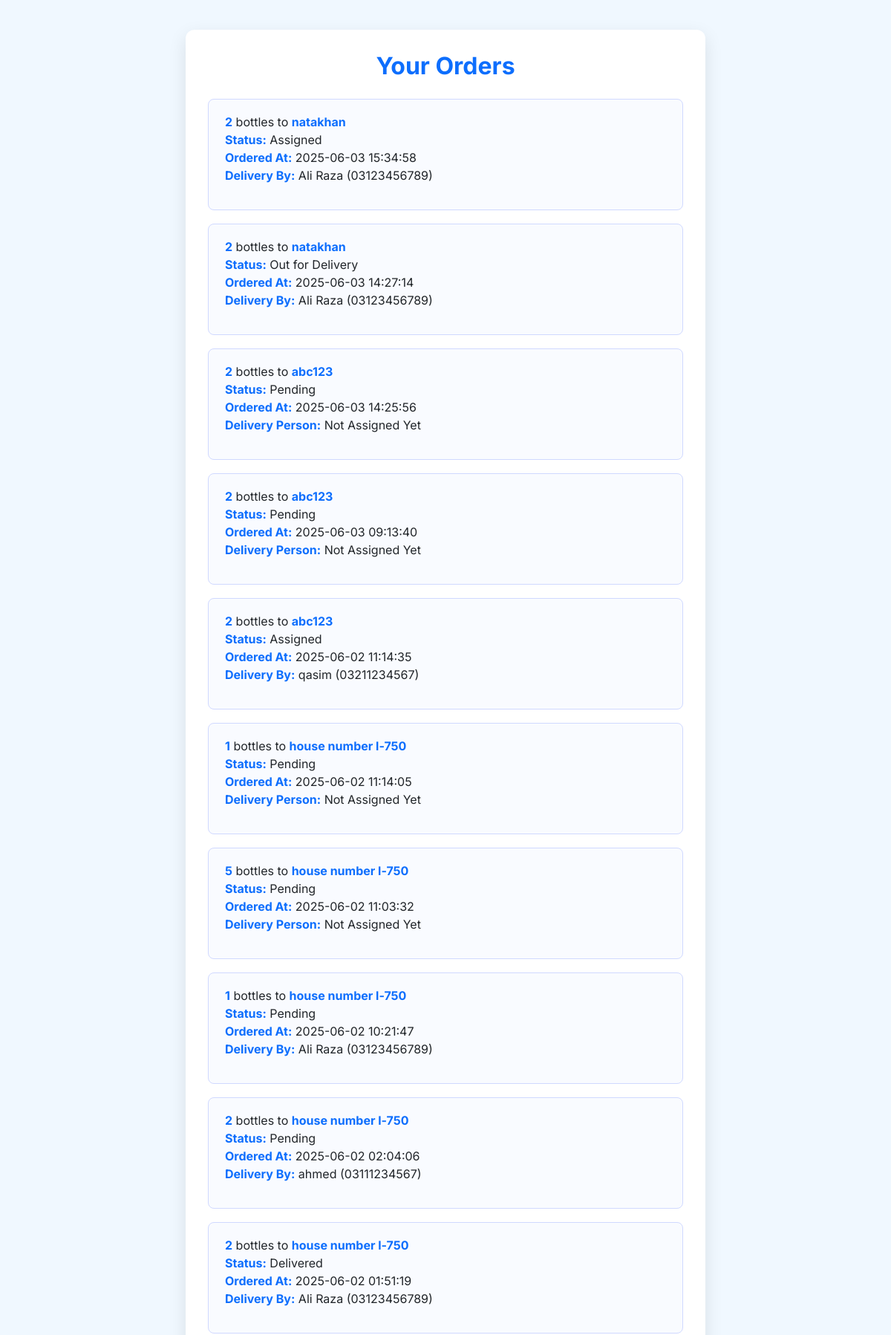
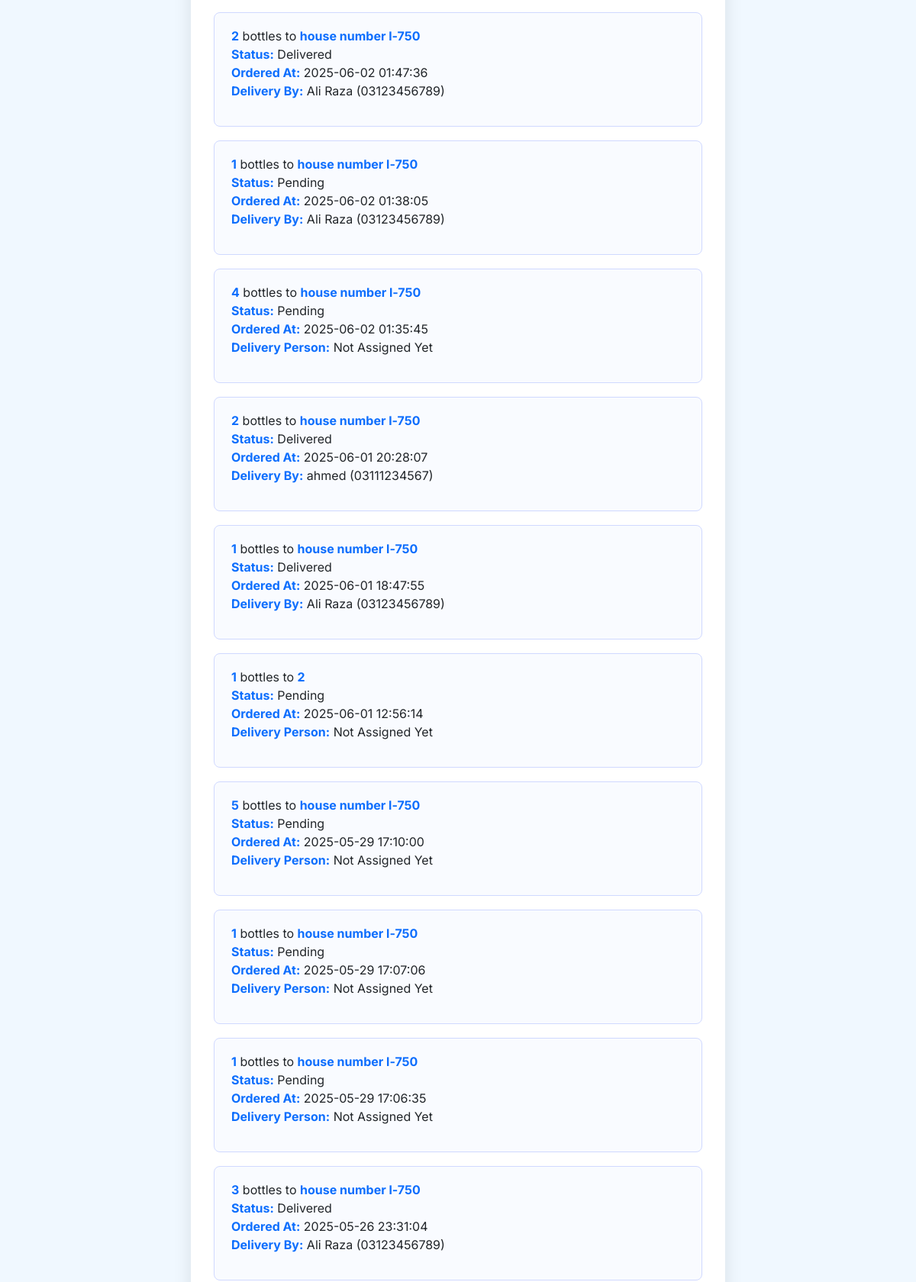
/orders/orders/my (signed in, upper part), run on the app's committed database (2 pictures, top to bottom).
### tables this page shows
CREATE TABLE orders (
            id INTEGER PRIMARY KEY AUTOINCREMENT,
            user_id INTEGER,
            bottle_qty INTEGER,
            delivery_address TEXT,
            status TEXT DEFAULT 'Pending', bottle_type TEXT, created_at TEXT, delivery_person_id INTEGER, payment_mode TEXT, payment_status TEXT DEFAULT 'Pending',
            FOREIGN KEY(user_id) REFERENCES users(id)
        );

CREATE TABLE delivery_persons (
            id INTEGER PRIMARY KEY AUTOINCREMENT,
            name TEXT NOT NULL,
            phone TEXT NOT NULL
        , password TEXT, username TEXT);

### routes/order_routes.py (the view)
@order_bp.route('/orders/my')
def my_orders():
    if 'user_id' not in session:
        flash('Please login first.', 'error')
        return redirect('/customer/login')
    conn = get_db_connection()
    orders = get_orders_by_user(conn, session['user_id'])
    return render_template('my_orders.html', orders=orders)

### utils/db.py (called while the page is built)
def get_db_connection():
    conn = sqlite3.connect('database.db')
    conn.row_factory = sqlite3.Row
    return conn

### templates/my_orders.html (shortened to what this page needs)
<!DOCTYPE html>
<html lang="en">
<head>
    <link href="https://cdn.jsdelivr.net/npm/bootstrap@5.3.0/dist/css/bootstrap.min.css" rel="stylesheet" />
</head>
<body>
<div class="orders-container">
    <h2>Your Orders</h2>
    {% if orders %}
        {% for order in orders %}
            <div class="order-item">
                <p class="order-detail">
                    <strong>{{ order['bottle_qty'] }}</strong> bottles to <strong>{{ order['delivery_address'] }}</strong><br/>
                    <strong>Status:</strong> {{ order['status'] }}<br/>
                    <strong>Ordered At:</strong> {{ order['created_at'] }}<br/>
                    {% if order['delivery_person_name'] %}
                        <strong>Delivery By:</strong> {{ order['delivery_person_name'] }} ({{ order['delivery_person_phone'] }})
                    {% else %}
                        <strong>Delivery Person:</strong> Not Assigned Yet
                    {% endif %}
                </p>
            </div>
        {% endfor %}
    {% else %}
        <p class="text-center text-muted">You have no orders yet.</p>
    {% endif %}
</div>
</body>
</html>

### templates/my_orders.html (style rules this page uses)
body { background-color: #f0f8ff; font-family: 'Inter', sans-serif; padding: 40px 20px; }
.orders-container { max-width: 700px; margin: 0 auto; background: #ffffff; border-radius: 12px; box-shadow: 0 8px 24px rgb(0 0 0 / 0.1); padding: 30px; }
h2 { color: #0d6efd; font-weight: 700; margin-bottom: 25px; text-align: center; }
.order-item { border: 1px solid #d0d9ff; border-radius: 8px; padding: 18px 22px; margin-bottom: 18px; background-color: #f9fbff; transition: box-shadow 0.3s ease; }
.order-detail strong { color: #0d6efd; }

### data on the page
orders: bottle_qty "2", delivery_address "natakhan", status "Assigned", created_at "2025-06-03 15:34:58", delivery_person_name "Ali Raza", delivery_person_phone "03123456789"
orders: bottle_qty "2", delivery_address "natakhan", status "Out for Delivery", created_at "2025-06-03 14:27:14", delivery_person_name "Ali Raza", delivery_person_phone "03123456789"
orders: bottle_qty "2", delivery_address "abc123", status "Pending", created_at "2025-06-03 14:25:56", shows "Delivery Person:"
orders: bottle_qty "2", delivery_address "abc123", status "Pending", created_at "2025-06-03 09:13:40", shows "Delivery Person:"
orders: bottle_qty "2", delivery_address "abc123", status "Assigned", created_at "2025-06-02 11:14:35", delivery_person_name "qasim", delivery_person_phone "03211234567"
orders: bottle_qty "1", delivery_address "house number l-750", status "Pending", created_at "2025-06-02 11:14:05", shows "Delivery Person:"
orders: bottle_qty "5", delivery_address "house number l-750", status "Pending", created_at "2025-06-02 11:03:32", shows "Delivery Person:"
orders: bottle_qty "1", delivery_address "house number l-750", status "Pending", created_at "2025-06-02 10:21:47", delivery_person_name "Ali Raza", delivery_person_phone "03123456789"
orders: bottle_qty "2", delivery_address "house number l-750", status "Pending", created_at "2025-06-02 02:04:06", delivery_person_name "ahmed", delivery_person_phone "03111234567"
orders: bottle_qty "2", delivery_address "house number l-750", status "Delivered", created_at "2025-06-02 01:51:19", delivery_person_name "Ali Raza", delivery_person_phone "03123456789"
orders: bottle_qty "2", delivery_address "house number l-750", status "Delivered", created_at "2025-06-02 01:47:36", delivery_person_name "Ali Raza", delivery_person_phone "03123456789"
orders: bottle_qty "1", delivery_address "house number l-750", status "Pending", created_at "2025-06-02 01:38:05", delivery_person_name "Ali Raza", delivery_person_phone "03123456789"
orders: bottle_qty "4", delivery_address "house number l-750", status "Pending", created_at "2025-06-02 01:35:45", shows "Delivery Person:"
orders: bottle_qty "2", delivery_address "house number l-750", status "Delivered", created_at "2025-06-01 20:28:07", delivery_person_name "ahmed", delivery_person_phone "03111234567"
orders: bottle_qty "1", delivery_address "house number l-750", status "Delivered", created_at "2025-06-01 18:47:55", delivery_person_name "Ali Raza", delivery_person_phone "03123456789"
orders: bottle_qty "1", delivery_address "2", status "Pending", created_at "2025-06-01 12:56:14", shows "Delivery Person:"
orders: bottle_qty "5", delivery_address "house number l-750", status "Pending", created_at "2025-05-29 17:10:00", shows "Delivery Person:"
orders: bottle_qty "1", delivery_address "house number l-750", status "Pending", created_at "2025-05-29 17:07:06", shows "Delivery Person:"
orders: bottle_qty "1", delivery_address "house number l-750", status "Pending", created_at "2025-05-29 17:06:35", shows "Delivery Person:"
orders: bottle_qty "3", delivery_address "house number l-750", status "Delivered", created_at "2025-05-26 23:31:04", delivery_person_name "Ali Raza", delivery_person_phone "03123456789"
